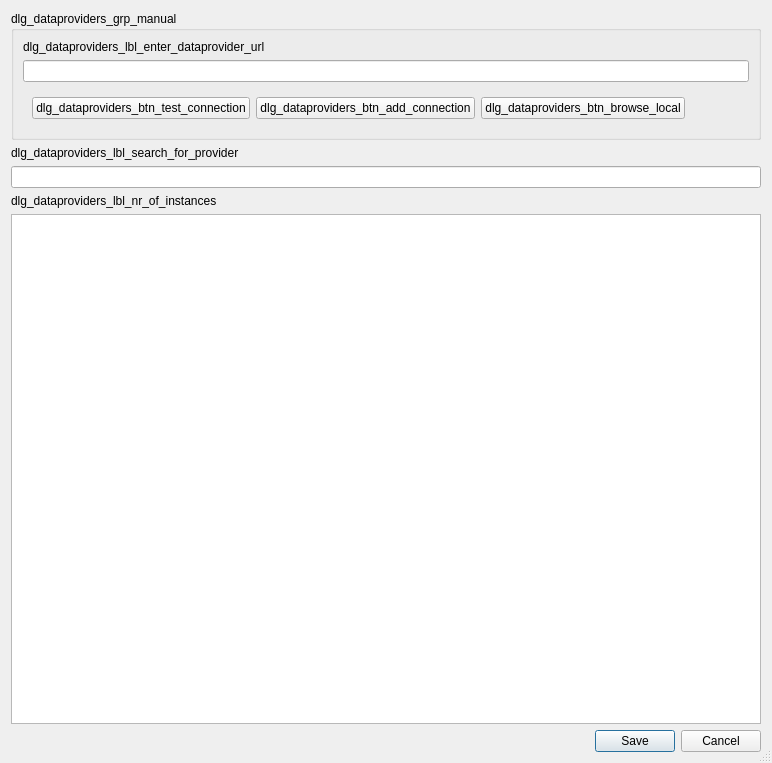
<?xml version="1.0" encoding="UTF-8"?>
<ui version="4.0">
 <class>GeoImportDialogDataProviders</class>
 <widget class="QDialog" name="GeoImportDialogDataProviders">
  <property name="geometry">
   <rect>
    <x>0</x>
    <y>0</y>
    <width>772</width>
    <height>763</height>
   </rect>
  </property>
  <property name="minimumSize">
   <size>
    <width>500</width>
    <height>500</height>
   </size>
  </property>
  <property name="baseSize">
   <size>
    <width>500</width>
    <height>500</height>
   </size>
  </property>
  <property name="windowTitle">
   <string>dlg_dataproviders_title</string>
  </property>
  <property name="sizeGripEnabled">
   <bool>true</bool>
  </property>
  <property name="modal">
   <bool>true</bool>
  </property>
  <layout class="QVBoxLayout" name="verticalLayout">
   <item>
    <widget class="QgsCollapsibleGroupBox" name="IDC_grpManualDataProvider">
     <property name="title">
      <string>dlg_dataproviders_grp_manual</string>
     </property>
     <property name="flat">
      <bool>false</bool>
     </property>
     <property name="collapsed" stdset="0">
      <bool>false</bool>
     </property>
     <layout class="QVBoxLayout" name="verticalLayout_2">
      <item>
       <widget class="QLabel" name="IDC_lbl_enter_dataprovider_url">
        <property name="text">
         <string>dlg_dataproviders_lbl_enter_dataprovider_url</string>
        </property>
       </widget>
      </item>
      <item>
       <widget class="QLineEdit" name="IDC_leManualUrl"/>
      </item>
      <item>
       <widget class="QWidget" name="widget" native="true">
        <layout class="QHBoxLayout" name="horizontalLayout">
         <item>
          <widget class="QPushButton" name="IDC_bTestConnection">
           <property name="text">
            <string>dlg_dataproviders_btn_test_connection</string>
           </property>
          </widget>
         </item>
         <item>
          <widget class="QPushButton" name="IDC_bAddConnection">
           <property name="text">
            <string>dlg_dataproviders_btn_add_connection</string>
           </property>
          </widget>
         </item>
         <item>
          <widget class="QPushButton" name="IDC_bBrowseLocal">
           <property name="text">
            <string>dlg_dataproviders_btn_browse_local</string>
           </property>
           <property name="toolTip">
            <string>dlg_dataproviders_btn_browse_local_tooltip</string>
           </property>
          </widget>
         </item>
         <item>
          <spacer name="horizontalSpacer">
           <property name="orientation">
            <enum>Qt::Horizontal</enum>
           </property>
           <property name="sizeHint" stdset="0">
            <size>
             <width>40</width>
             <height>20</height>
            </size>
           </property>
          </spacer>
         </item>
        </layout>
       </widget>
      </item>
     </layout>
    </widget>
   </item>
   <item>
    <widget class="QLabel" name="label">
     <property name="text">
      <string>dlg_dataproviders_lbl_search_for_provider</string>
     </property>
    </widget>
   </item>
   <item>
    <widget class="QLineEdit" name="lineEdit"/>
   </item>
   <item>
    <widget class="QLabel" name="IDC_lbInstanceCount">
     <property name="text">
      <string>dlg_dataproviders_lbl_nr_of_instances</string>
     </property>
    </widget>
   </item>
   <item>
    <widget class="QListView" name="IDC_listProviders">
     <property name="contextMenuPolicy">
      <enum>Qt::ActionsContextMenu</enum>
     </property>
     <property name="alternatingRowColors">
      <bool>true</bool>
     </property>
     <property name="wordWrap">
      <bool>true</bool>
     </property>
    </widget>
   </item>
   <item>
    <widget class="QDialogButtonBox" name="buttonBox">
     <property name="orientation">
      <enum>Qt::Horizontal</enum>
     </property>
     <property name="standardButtons">
      <set>QDialogButtonBox::Cancel|QDialogButtonBox::Save</set>
     </property>
     <property name="centerButtons">
      <bool>false</bool>
     </property>
    </widget>
   </item>
  </layout>
 </widget>
 <customwidgets>
  <customwidget>
   <class>QgsCollapsibleGroupBox</class>
   <extends>QGroupBox</extends>
   <header>qgscollapsiblegroupbox.h</header>
   <container>1</container>
  </customwidget>
 </customwidgets>
 <resources/>
 <connections>
  <connection>
   <sender>buttonBox</sender>
   <signal>rejected()</signal>
   <receiver>GeoImportDialogDataProviders</receiver>
   <slot>reject()</slot>
   <hints>
    <hint type="sourcelabel">
     <x>295</x>
     <y>735</y>
    </hint>
    <hint type="destinationlabel">
     <x>286</x>
     <y>274</y>
    </hint>
   </hints>
  </connection>
  <connection>
   <sender>lineEdit</sender>
   <signal>textChanged(QString)</signal>
   <receiver>GeoImportDialogDataProviders</receiver>
   <slot>searchTermChanged(QString)</slot>
   <hints>
    <hint type="sourcelabel">
     <x>330</x>
     <y>185</y>
    </hint>
    <hint type="destinationlabel">
     <x>387</x>
     <y>171</y>
    </hint>
   </hints>
  </connection>
  <connection>
   <sender>buttonBox</sender>
   <signal>accepted()</signal>
   <receiver>GeoImportDialogDataProviders</receiver>
   <slot>save_btn_clicked()</slot>
   <hints>
    <hint type="sourcelabel">
     <x>610</x>
     <y>733</y>
    </hint>
    <hint type="destinationlabel">
     <x>516</x>
     <y>750</y>
    </hint>
   </hints>
  </connection>
  <connection>
   <sender>IDC_bTestConnection</sender>
   <signal>clicked()</signal>
   <receiver>GeoImportDialogDataProviders</receiver>
   <slot>btn_clicked_test_connection()</slot>
   <hints>
    <hint type="sourcelabel">
     <x>50</x>
     <y>115</y>
    </hint>
    <hint type="destinationlabel">
     <x>2</x>
     <y>114</y>
    </hint>
   </hints>
  </connection>
  <connection>
   <sender>IDC_bAddConnection</sender>
   <signal>clicked()</signal>
   <receiver>GeoImportDialogDataProviders</receiver>
   <slot>btn_clicked_add_connection()</slot>
   <hints>
    <hint type="sourcelabel">
     <x>368</x>
     <y>112</y>
    </hint>
    <hint type="destinationlabel">
     <x>0</x>
     <y>89</y>
    </hint>
   </hints>
  </connection>
 </connections>
 <slots>
  <slot>searchTermChanged(QString)</slot>
  <slot>save_btn_clicked()</slot>
  <slot>btn_clicked_test_connection()</slot>
  <slot>btn_clicked_add_connection()</slot>
 </slots>
</ui>
